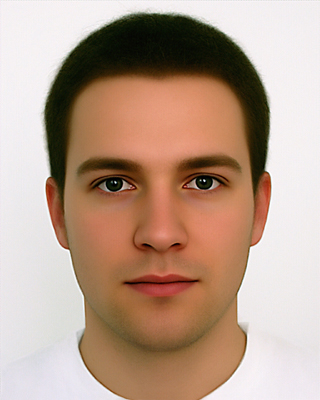
%> input picture IIP/matlab/coursework_probability_based/test/face1.jpg, 320 x 400 px
$ octave --eval "skin_detect('test/face1.jpg');"   (GNU Octave 9; MATLAB toolbox functions it lacks are replaced by stand-ins)
%> lines starting %> are read from the running program, lines starting %| are printed output that depends on the picture; in (x1, y1, x2, y2) boxes, pixels count from 0 and x2, y2 are one past the last pixel; in counts of white or black regions, pixels touching at a corner belong together; the program's own positions count from 1
%> in skin_detect, img is the input picture: size 400x320x3 uint8; mean R, G, B 184.4, 158, 140.9
### IIP/matlab/coursework_probability_based/process_test.m
function y=process_test()

    files = dir('test/');

    accuHist = zeros(256,256,256);
    pixSum = 0;

    files=[struct('name','test2.jpg', 'isdir',false)];
    %for each image
    for file = files'
        if(file.isdir)
            continue;
        end
        image = imread(strcat('test/',file.name));
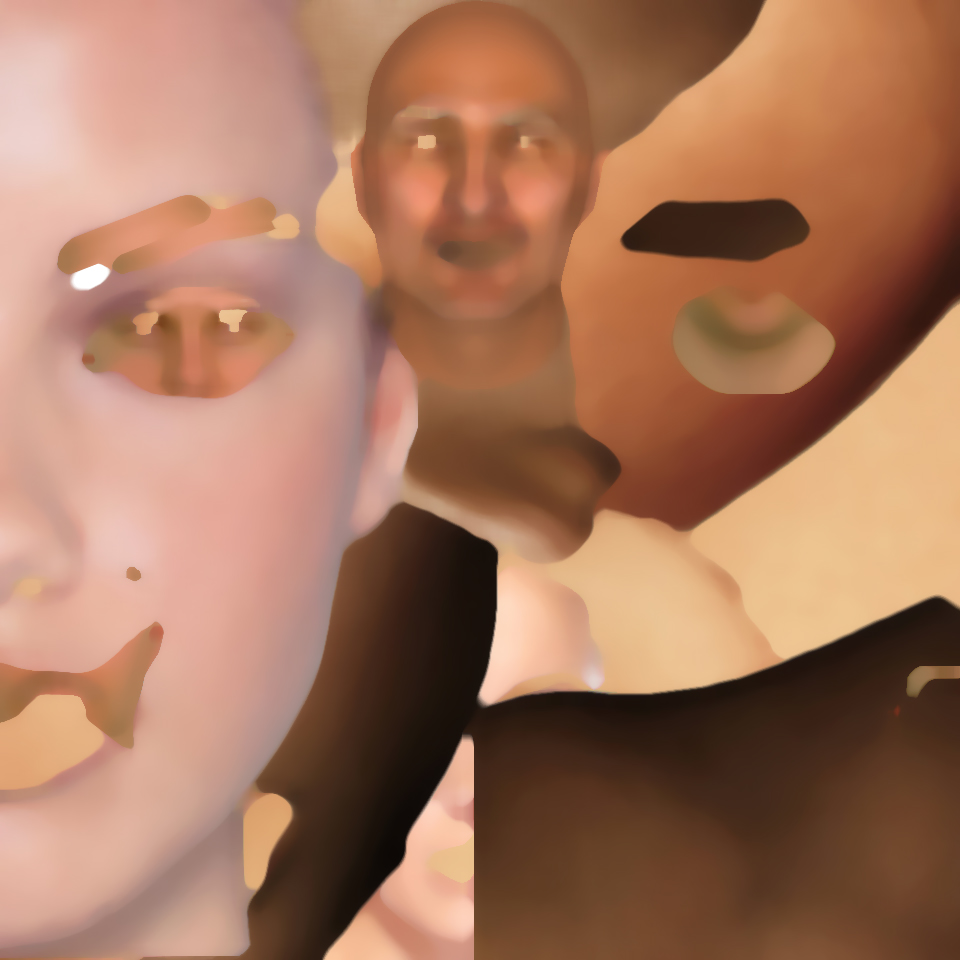
%> input picture IIP/matlab/coursework_probability_based/test/test2.jpg, 960 x 960 px
%> image is the input picture: size 960x960x3 uint8; mean R, G, B 165.5, 117.5, 92


        %calculate its histogram
        hist = imColourHist(image);

        %accumulate it in a general histogram
        accuHist = accuHist + hist;
        pixSum = pixSum + size(image,1) * size(image,2);
    end

    %normalise histogram (probability)
    y=accuHist/pixSum;

end


function y=imColourHist(img)

    hist = zeros(256,256,256);

    for i=1:size(img,1)
        for j=1:size(img,2)
            red = img(i,j,1);
            green = img(i,j,2);
            blue = img(i,j,3);

            %ignore really dark colours
            if(red<20 && green<20 && blue<20)
                continue;
            end

            currVal = hist(red+1,green+1,blue+1);
            hist(red+1,green+1,blue+1) = currVal + 1 ;
        end
    end

    y=hist;

end

### IIP/matlab/coursework_probability_based/skin_detect.m
function skin_detect(filename)
    img = imread(filename);

    %sees training set and returns a probability density matrix
    pHist = process_test();

    %test image appears to be noisy (there are high values even after
    %applying median filter)
    %So we need to decide a limit... takes the median of all non-zero
    %values and multiply by 10
    limit = median(pHist(pHist~=0));
%> limit = 4.34e-06

    %Now compares the image. Checks for each pixel what's the probability
    %of it being a skin pixel.
    mask = zeros(size(img,1),size(img,2),3);
    for i=1:size(img,1)
        for j=1:size(img,2)
            pSkin = isSkin(img(i,j,:), pHist);
            if(pSkin>limit)
                mask(i,j,1)=255;
            end
        end
    end
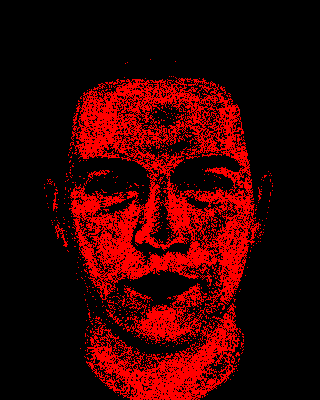
%> mask: size 400x320x3 double; mean R, G, B 54, 0, 0

    %Now we have a mask, but it probably is very noisy.
    %So let's apply a dilation/erosion technique so we get rid of small
    %noise that might appear on non-skin pixels.
    %Since small values for the structuring element might not be effective,
    %large values might destroy the mask on smalled images. So let's
    %calculate the size of the structuring element as being a fraction of
    %the image's dimension (larger images should have larger structuring
    %elements)
    radius = round(size(img,1)*size(img,2)/30000);
%> radius = 4
    mask(:,:,1) = imdilate(mask(:,:,1), strel('diamond',radius) );
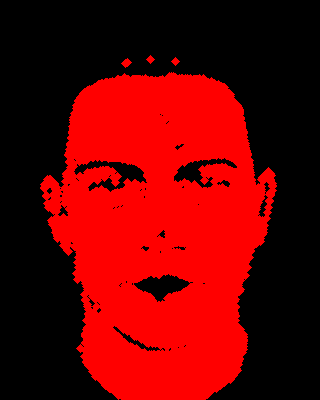
%> mask: size 400x320x3 double; mean R, G, B 107.7, 0, 0
    mask(:,:,1) = imerode (mask(:,:,1), strel('diamond',radius) );
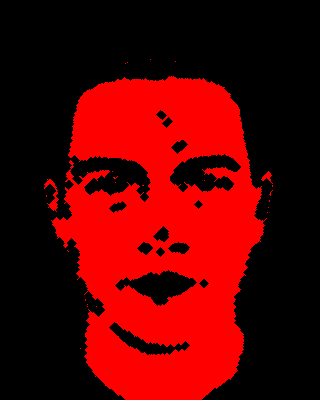
%> mask: size 400x320x3 double; 6.94% of pixels changed, all inside (x1, y1, x2, y2) = (40, 55, 277, 400)


    subplot(1,2,1),imshow(mask);
    subplot(1,2,2),imshow(img);
end

function z=isSkin(pixel, pHist)
    z=pHist(pixel(1)+1, pixel(2)+1, pixel(3)+1);
end
